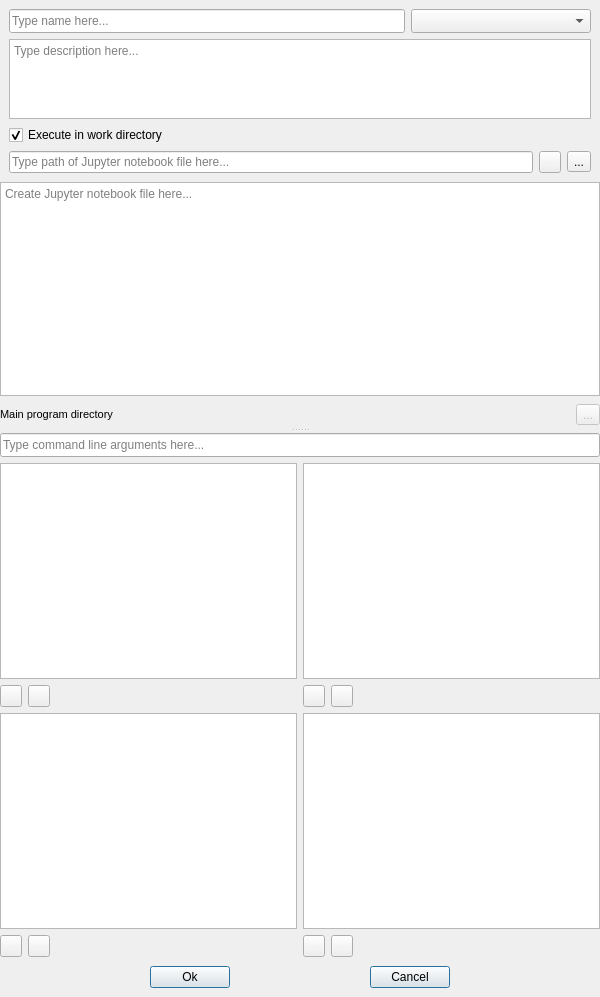
<?xml version="1.0" encoding="UTF-8"?>
<!--
######################################################################################################################
# Copyright (C) 2017-2021 Spine project consortium
# This file is part of Spine Items.
# Spine Items is free software: you can redistribute it and\/or modify it under the terms of the GNU Lesser General
# Public License as published by the Free Software Foundation, either version 3 of the License, or (at your option)
# any later version. This program is distributed in the hope that it will be useful, but WITHOUT ANY WARRANTY;
# without even the implied warranty of MERCHANTABILITY or FITNESS FOR A PARTICULAR PURPOSE. See the GNU Lesser General
# Public License for more details. You should have received a copy of the GNU Lesser General Public License along with
# this program. If not, see <http:\/\/www.gnu.org\/licenses\/>.
######################################################################################################################
-->
<ui version="4.0">
 <class>Form</class>
 <widget class="QWidget" name="Form">
  <property name="windowModality">
   <enum>Qt::ApplicationModal</enum>
  </property>
  <property name="geometry">
   <rect>
    <x>0</x>
    <y>0</y>
    <width>600</width>
    <height>997</height>
   </rect>
  </property>
  <property name="sizePolicy">
   <sizepolicy hsizetype="Minimum" vsizetype="Minimum">
    <horstretch>0</horstretch>
    <verstretch>0</verstretch>
   </sizepolicy>
  </property>
  <property name="windowTitle">
   <string>Notebook Specification editor</string>
  </property>
  <layout class="QVBoxLayout" name="verticalLayout_6">
   <property name="spacing">
    <number>0</number>
   </property>
   <property name="leftMargin">
    <number>0</number>
   </property>
   <property name="topMargin">
    <number>0</number>
   </property>
   <property name="rightMargin">
    <number>0</number>
   </property>
   <property name="bottomMargin">
    <number>0</number>
   </property>
   <item>
    <layout class="QVBoxLayout" name="verticalLayout_5">
     <property name="spacing">
      <number>0</number>
     </property>
     <property name="leftMargin">
      <number>0</number>
     </property>
     <property name="topMargin">
      <number>0</number>
     </property>
     <property name="rightMargin">
      <number>0</number>
     </property>
     <property name="bottomMargin">
      <number>0</number>
     </property>
     <item>
      <layout class="QVBoxLayout" name="verticalLayout_11">
       <property name="spacing">
        <number>6</number>
       </property>
       <property name="leftMargin">
        <number>9</number>
       </property>
       <property name="topMargin">
        <number>9</number>
       </property>
       <property name="rightMargin">
        <number>9</number>
       </property>
       <property name="bottomMargin">
        <number>9</number>
       </property>
       <item>
        <layout class="QHBoxLayout" name="horizontalLayout">
         <item>
          <widget class="QLineEdit" name="lineEdit_name">
           <property name="sizePolicy">
            <sizepolicy hsizetype="Expanding" vsizetype="Fixed">
             <horstretch>0</horstretch>
             <verstretch>0</verstretch>
            </sizepolicy>
           </property>
           <property name="minimumSize">
            <size>
             <width>220</width>
             <height>24</height>
            </size>
           </property>
           <property name="maximumSize">
            <size>
             <width>5000</width>
             <height>24</height>
            </size>
           </property>
           <property name="toolTip">
            <string>&lt;html&gt;&lt;head/&gt;&lt;body&gt;&lt;p&gt;Notebook specification name (required)&lt;/p&gt;&lt;/body&gt;&lt;/html&gt;</string>
           </property>
           <property name="placeholderText">
            <string>Type name here...</string>
           </property>
           <property name="clearButtonEnabled">
            <bool>true</bool>
           </property>
          </widget>
         </item>
         <item>
          <widget class="QComboBox" name="comboBox_notebook_type">
           <property name="sizePolicy">
            <sizepolicy hsizetype="Preferred" vsizetype="Fixed">
             <horstretch>0</horstretch>
             <verstretch>0</verstretch>
            </sizepolicy>
           </property>
           <property name="minimumSize">
            <size>
             <width>180</width>
             <height>24</height>
            </size>
           </property>
           <property name="maximumSize">
            <size>
             <width>16777215</width>
             <height>24</height>
            </size>
           </property>
           <property name="toolTip">
            <string>&lt;html&gt;&lt;head/&gt;&lt;body&gt;&lt;p&gt;Notebook specification type&lt;/p&gt;&lt;/body&gt;&lt;/html&gt;</string>
           </property>
           <property name="currentText">
            <string/>
           </property>
          </widget>
         </item>
        </layout>
       </item>
       <item>
        <widget class="QTextEdit" name="textEdit_description">
         <property name="maximumSize">
          <size>
           <width>16777215</width>
           <height>80</height>
          </size>
         </property>
         <property name="focusPolicy">
          <enum>Qt::StrongFocus</enum>
         </property>
         <property name="toolTip">
          <string>&lt;html&gt;&lt;head/&gt;&lt;body&gt;&lt;p&gt;Notebook specification description (optional)&lt;/p&gt;&lt;/body&gt;&lt;/html&gt;</string>
         </property>
         <property name="tabChangesFocus">
          <bool>true</bool>
         </property>
         <property name="placeholderText">
          <string>Type description here...</string>
         </property>
        </widget>
       </item>
       <item>
        <widget class="QCheckBox" name="checkBox_execute_in_work">
         <property name="toolTip">
          <string>&lt;html&gt;&lt;head/&gt;&lt;body&gt;&lt;p&gt;If checked, Notebook specification is executed in a work directory (default).&lt;/p&gt;&lt;p&gt;If unchecked, Notebook specification is executed in Jupyter notebook file directory.&lt;/p&gt;&lt;p&gt;It is recommended to uncheck this for &lt;span style=&quot; font-weight:600;&quot;&gt;Executable&lt;/span&gt; Notebook specifications.&lt;/p&gt;&lt;/body&gt;&lt;/html&gt;</string>
         </property>
         <property name="text">
          <string>Execute in work directory</string>
         </property>
         <property name="checked">
          <bool>true</bool>
         </property>
        </widget>
       </item>
       <item>
        <layout class="QHBoxLayout" name="horizontalLayout_6">
         <item>
          <widget class="CustomQLineEdit" name="lineEdit_Jupyter_notebook">
           <property name="toolTip">
            <string>&lt;html&gt;&lt;head/&gt;&lt;body&gt;&lt;p&gt;Jupyter notebook file that is used to launch the Notebook specification (required)&lt;/p&gt;&lt;/body&gt;&lt;/html&gt;</string>
           </property>
           <property name="placeholderText">
            <string>Type path of Jupyter notebook file here...</string>
           </property>
           <property name="clearButtonEnabled">
            <bool>true</bool>
           </property>
          </widget>
         </item>
         <item>
          <widget class="QToolButton" name="toolButton_new_jupyter_notebook">
           <property name="maximumSize">
            <size>
             <width>22</width>
             <height>22</height>
            </size>
           </property>
           <property name="toolTip">
            <string>&lt;html&gt;&lt;head/&gt;&lt;body&gt;&lt;p&gt;Create new Jupyter notebook file&lt;/p&gt;&lt;/body&gt;&lt;/html&gt;</string>
           </property>
           <property name="icon">
            <iconset resource="../../ui/resources/resources_icons.qrc">
             <normaloff>:/icons/file.svg</normaloff>:/icons/file.svg</iconset>
           </property>
           <property name="popupMode">
            <enum>QToolButton::InstantPopup</enum>
           </property>
          </widget>
         </item>
         <item>
          <widget class="QToolButton" name="toolButton_browse_jupyter_notebook">
           <property name="toolTip">
            <string>&lt;html&gt;&lt;head/&gt;&lt;body&gt;&lt;p&gt;Select existing Jupyter notebook file&lt;/p&gt;&lt;/body&gt;&lt;/html&gt;</string>
           </property>
           <property name="text">
            <string>...</string>
           </property>
           <property name="icon">
            <iconset resource="../../ui/resources/resources_icons.qrc">
             <normaloff>:/icons/folder-open-solid.svg</normaloff>:/icons/folder-open-solid.svg</iconset>
           </property>
          </widget>
         </item>
        </layout>
       </item>
      </layout>
     </item>
     <item>
      <widget class="QSplitter" name="splitter">
       <property name="orientation">
        <enum>Qt::Vertical</enum>
       </property>
       <property name="handleWidth">
        <number>6</number>
       </property>
       <widget class="QWidget" name="widget_main_program" native="true">
        <layout class="QVBoxLayout" name="verticalLayout_2">
         <item>
          <widget class="JupyterNotebookTextEdit" name="textEdit_jupyter_notebook">
           <property name="enabled">
            <bool>true</bool>
           </property>
           <property name="placeholderText">
            <string>Create Jupyter notebook file here...</string>
           </property>
          </widget>
         </item>
         <item>
          <layout class="QHBoxLayout" name="horizontalLayout_7">
           <property name="topMargin">
            <number>2</number>
           </property>
           <property name="bottomMargin">
            <number>2</number>
           </property>
           <item>
            <widget class="QLabel" name="label">
             <property name="maximumSize">
              <size>
               <width>16777215</width>
               <height>16777215</height>
              </size>
             </property>
             <property name="font">
              <font>
               <pointsize>8</pointsize>
              </font>
             </property>
             <property name="text">
              <string>Main program directory</string>
             </property>
            </widget>
           </item>
           <item>
            <widget class="QLabel" name="label_mainpath">
             <property name="sizePolicy">
              <sizepolicy hsizetype="Expanding" vsizetype="Preferred">
               <horstretch>0</horstretch>
               <verstretch>0</verstretch>
              </sizepolicy>
             </property>
             <property name="font">
              <font>
               <pointsize>8</pointsize>
               <weight>75</weight>
               <bold>true</bold>
              </font>
             </property>
             <property name="text">
              <string/>
             </property>
            </widget>
           </item>
           <item>
            <spacer name="horizontalSpacer_4">
             <property name="orientation">
              <enum>Qt::Horizontal</enum>
             </property>
             <property name="sizeHint" stdset="0">
              <size>
               <width>40</width>
               <height>20</height>
              </size>
             </property>
            </spacer>
           </item>
           <item>
            <widget class="QToolButton" name="toolButton_save_jupyter_notebook">
             <property name="enabled">
              <bool>false</bool>
             </property>
             <property name="toolTip">
              <string>&lt;html&gt;&lt;head/&gt;&lt;body&gt;&lt;p&gt;Save&lt;/p&gt;&lt;/body&gt;&lt;/html&gt;</string>
             </property>
             <property name="text">
              <string>...</string>
             </property>
             <property name="icon">
              <iconset resource="../../ui/resources/resources_icons.qrc">
               <normaloff>:/icons/save.svg</normaloff>:/icons/save.svg</iconset>
             </property>
            </widget>
           </item>
          </layout>
         </item>
        </layout>
       </widget>
       <widget class="QWidget" name="widget_2" native="true">
        <layout class="QGridLayout" name="gridLayout_3">
         <item row="1" column="0">
          <layout class="QVBoxLayout" name="verticalLayout_3">
           <property name="spacing">
            <number>6</number>
           </property>
           <item>
            <widget class="CustomTreeView" name="treeView_input_vars">
             <property name="maximumSize">
              <size>
               <width>16777215</width>
               <height>500</height>
              </size>
             </property>
             <property name="font">
              <font>
               <pointsize>10</pointsize>
              </font>
             </property>
             <property name="focusPolicy">
              <enum>Qt::StrongFocus</enum>
             </property>
             <property name="toolTip">
              <string>&lt;html&gt;&lt;head/&gt;&lt;body&gt;&lt;p&gt;&lt;span style=&quot; font-weight:600;&quot;&gt;Input&lt;/span&gt; variable(s) declared in notebook "parameters" tagged cell.&lt;/p&gt;&lt;p&gt;&lt;span style=&quot; font-weight:600;&quot;&gt;Tip&lt;/span&gt;: Double-click or press F2 to edit selected item.&lt;/p&gt;&lt;/body&gt;&lt;/html&gt;</string>
             </property>
             <property name="selectionMode">
              <enum>QAbstractItemView::ExtendedSelection</enum>
             </property>
             <property name="verticalScrollMode">
              <enum>QAbstractItemView::ScrollPerPixel</enum>
             </property>
             <property name="indentation">
              <number>5</number>
             </property>
            </widget>
           </item>
           <item>
            <layout class="QHBoxLayout" name="horizontalLayout_2">
             <item>
              <widget class="QToolButton" name="toolButton_plus_input_vars">
               <property name="sizePolicy">
                <sizepolicy hsizetype="Fixed" vsizetype="Fixed">
                 <horstretch>0</horstretch>
                 <verstretch>0</verstretch>
                </sizepolicy>
               </property>
               <property name="minimumSize">
                <size>
                 <width>22</width>
                 <height>22</height>
                </size>
               </property>
               <property name="maximumSize">
                <size>
                 <width>22</width>
                 <height>22</height>
                </size>
               </property>
               <property name="font">
                <font>
                 <pointsize>10</pointsize>
                 <weight>75</weight>
                 <bold>true</bold>
                </font>
               </property>
               <property name="toolTip">
                <string>&lt;html&gt;&lt;head/&gt;&lt;body&gt;&lt;p&gt;Add input variable.&lt;/p&gt;&lt;/body&gt;&lt;/html&gt;</string>
               </property>
               <property name="text">
                <string/>
               </property>
               <property name="icon">
                <iconset resource="../../ui/resources/resources_icons.qrc">
                 <normaloff>:/icons/file-link.svg</normaloff>:/icons/file-link.svg</iconset>
               </property>
              </widget>
             </item>
             <item>
              <widget class="QToolButton" name="toolButton_minus_input_vars">
               <property name="sizePolicy">
                <sizepolicy hsizetype="Fixed" vsizetype="Fixed">
                 <horstretch>0</horstretch>
                 <verstretch>0</verstretch>
                </sizepolicy>
               </property>
               <property name="minimumSize">
                <size>
                 <width>22</width>
                 <height>22</height>
                </size>
               </property>
               <property name="maximumSize">
                <size>
                 <width>22</width>
                 <height>22</height>
                </size>
               </property>
               <property name="font">
                <font>
                 <pointsize>10</pointsize>
                 <weight>75</weight>
                 <bold>true</bold>
                </font>
               </property>
               <property name="toolTip">
                <string>&lt;html&gt;&lt;head/&gt;&lt;body&gt;&lt;p&gt;Remove selected input variable(s)&lt;/p&gt;&lt;/body&gt;&lt;/html&gt;</string>
               </property>
               <property name="text">
                <string/>
               </property>
               <property name="icon">
                <iconset resource="../../ui/resources/resources_icons.qrc">
                 <normaloff>:/icons/trash-alt.svg</normaloff>:/icons/trash-alt.svg</iconset>
               </property>
              </widget>
             </item>
             <item>
              <spacer name="horizontalSpacer_9">
               <property name="orientation">
                <enum>Qt::Horizontal</enum>
               </property>
               <property name="sizeHint" stdset="0">
                <size>
                 <width>40</width>
                 <height>20</height>
                </size>
               </property>
              </spacer>
             </item>
            </layout>
           </item>
          </layout>
         </item>
         <item row="2" column="0">
          <layout class="QVBoxLayout" name="verticalLayout_15">
           <property name="spacing">
            <number>6</number>
           </property>
           <item>
            <widget class="CustomTreeView" name="treeView_output_vars">
             <property name="maximumSize">
              <size>
               <width>16777215</width>
               <height>500</height>
              </size>
             </property>
             <property name="font">
              <font>
               <pointsize>10</pointsize>
              </font>
             </property>
             <property name="focusPolicy">
              <enum>Qt::StrongFocus</enum>
             </property>
             <property name="toolTip">
              <string>&lt;html&gt;&lt;head/&gt;&lt;body&gt;&lt;p&gt;&lt;span style=&quot; font-weight:600;&quot;&gt;Output&lt;/span&gt; variable(s) declared in notebook "parameters" tagged cell.&lt;/p&gt;&lt;p&gt;&lt;span style=&quot; font-weight:600;&quot;&gt;Tip&lt;/span&gt;: Double-click or press F2 to edit selected item.&lt;/p&gt;&lt;/body&gt;&lt;/html&gt;</string>
             </property>
             <property name="selectionMode">
              <enum>QAbstractItemView::ExtendedSelection</enum>
             </property>
             <property name="verticalScrollMode">
              <enum>QAbstractItemView::ScrollPerPixel</enum>
             </property>
             <property name="indentation">
              <number>5</number>
             </property>
            </widget>
           </item>
           <item>
            <layout class="QHBoxLayout" name="horizontalLayout_5">
             <item>
              <widget class="QToolButton" name="toolButton_plus_output_vars">
               <property name="sizePolicy">
                <sizepolicy hsizetype="Fixed" vsizetype="Fixed">
                 <horstretch>0</horstretch>
                 <verstretch>0</verstretch>
                </sizepolicy>
               </property>
               <property name="minimumSize">
                <size>
                 <width>22</width>
                 <height>22</height>
                </size>
               </property>
               <property name="maximumSize">
                <size>
                 <width>22</width>
                 <height>22</height>
                </size>
               </property>
               <property name="font">
                <font>
                 <pointsize>10</pointsize>
                 <weight>75</weight>
                 <bold>true</bold>
                </font>
               </property>
               <property name="toolTip">
                <string>&lt;html&gt;&lt;head/&gt;&lt;body&gt;&lt;p&gt;Add output variable.&lt;/p&gt;&lt;/body&gt;&lt;/html&gt;</string>
               </property>
               <property name="text">
                <string/>
               </property>
               <property name="icon">
                <iconset resource="../../ui/resources/resources_icons.qrc">
                 <normaloff>:/icons/file-link.svg</normaloff>:/icons/file-link.svg</iconset>
               </property>
              </widget>
             </item>
             <item>
              <widget class="QToolButton" name="toolButton_minus_output_vars">
               <property name="sizePolicy">
                <sizepolicy hsizetype="Fixed" vsizetype="Fixed">
                 <horstretch>0</horstretch>
                 <verstretch>0</verstretch>
                </sizepolicy>
               </property>
               <property name="minimumSize">
                <size>
                 <width>22</width>
                 <height>22</height>
                </size>
               </property>
               <property name="maximumSize">
                <size>
                 <width>22</width>
                 <height>22</height>
                </size>
               </property>
               <property name="font">
                <font>
                 <pointsize>10</pointsize>
                 <weight>75</weight>
                 <bold>true</bold>
                </font>
               </property>
               <property name="toolTip">
                <string>&lt;html&gt;&lt;head/&gt;&lt;body&gt;&lt;p&gt;Remove selected variable(s)&lt;/p&gt;&lt;/body&gt;&lt;/html&gt;</string>
               </property>
               <property name="text">
                <string/>
               </property>
               <property name="icon">
                <iconset resource="../../ui/resources/resources_icons.qrc">
                 <normaloff>:/icons/trash-alt.svg</normaloff>:/icons/trash-alt.svg</iconset>
               </property>
              </widget>
             </item>
             <item>
              <spacer name="horizontalSpacer_10">
               <property name="orientation">
                <enum>Qt::Horizontal</enum>
               </property>
               <property name="sizeHint" stdset="0">
                <size>
                 <width>40</width>
                 <height>20</height>
                </size>
               </property>
              </spacer>
             </item>
            </layout>
           </item>
          </layout>
         </item>
         <item row="1" column="1">
          <layout class="QVBoxLayout" name="verticalLayout_4">
           <property name="spacing">
            <number>6</number>
           </property>
           <item>
            <widget class="CustomTreeView" name="treeView_input_files">
             <property name="sizePolicy">
              <sizepolicy hsizetype="Expanding" vsizetype="Preferred">
               <horstretch>0</horstretch>
               <verstretch>0</verstretch>
              </sizepolicy>
             </property>
             <property name="maximumSize">
              <size>
               <width>16777215</width>
               <height>500</height>
              </size>
             </property>
             <property name="font">
              <font>
               <pointsize>10</pointsize>
              </font>
             </property>
             <property name="focusPolicy">
              <enum>Qt::StrongFocus</enum>
             </property>
             <property name="toolTip">
              <string>&lt;html&gt;&lt;head/&gt;&lt;body&gt;&lt;p&gt;&lt;span style=&quot; font-weight:600;&quot;&gt;Required&lt;/span&gt; data files for the program.&lt;/p&gt;&lt;p&gt;&lt;span style=&quot; font-weight:600;&quot;&gt;Tip&lt;/span&gt;: Double-click or press F2 to edit selected item.&lt;/p&gt;&lt;/body&gt;&lt;/html&gt;</string>
             </property>
             <property name="lineWidth">
              <number>1</number>
             </property>
             <property name="selectionMode">
              <enum>QAbstractItemView::ExtendedSelection</enum>
             </property>
             <property name="verticalScrollMode">
              <enum>QAbstractItemView::ScrollPerPixel</enum>
             </property>
             <property name="indentation">
              <number>5</number>
             </property>
             <property name="uniformRowHeights">
              <bool>false</bool>
             </property>
            </widget>
           </item>
           <item>
            <layout class="QHBoxLayout" name="horizontalLayout_4">
             <item>
              <widget class="QToolButton" name="toolButton_plus_input_files">
               <property name="sizePolicy">
                <sizepolicy hsizetype="Fixed" vsizetype="Fixed">
                 <horstretch>0</horstretch>
                 <verstretch>0</verstretch>
                </sizepolicy>
               </property>
               <property name="minimumSize">
                <size>
                 <width>22</width>
                 <height>22</height>
                </size>
               </property>
               <property name="maximumSize">
                <size>
                 <width>22</width>
                 <height>22</height>
                </size>
               </property>
               <property name="font">
                <font>
                 <pointsize>10</pointsize>
                 <weight>75</weight>
                 <bold>true</bold>
                </font>
               </property>
               <property name="toolTip">
                <string>&lt;html&gt;&lt;head/&gt;&lt;body&gt;&lt;p&gt;Add input filenames and/or directories required by the program. Examples:&lt;/p&gt;&lt;p&gt;'data.csv'&lt;/p&gt;&lt;p&gt;'input/data.csv'&lt;/p&gt;&lt;p&gt;'input/'&lt;/p&gt;&lt;p&gt;'output/'&lt;/p&gt;&lt;p&gt;&lt;br/&gt;&lt;/p&gt;&lt;/body&gt;&lt;/html&gt;</string>
               </property>
               <property name="text">
                <string/>
               </property>
               <property name="icon">
                <iconset resource="../../ui/resources/resources_icons.qrc">
                 <normaloff>:/icons/file-link.svg</normaloff>:/icons/file-link.svg</iconset>
               </property>
              </widget>
             </item>
             <item>
              <widget class="QToolButton" name="toolButton_minus_input_files">
               <property name="sizePolicy">
                <sizepolicy hsizetype="Fixed" vsizetype="Fixed">
                 <horstretch>0</horstretch>
                 <verstretch>0</verstretch>
                </sizepolicy>
               </property>
               <property name="minimumSize">
                <size>
                 <width>22</width>
                 <height>22</height>
                </size>
               </property>
               <property name="maximumSize">
                <size>
                 <width>22</width>
                 <height>22</height>
                </size>
               </property>
               <property name="font">
                <font>
                 <pointsize>10</pointsize>
                 <weight>75</weight>
                 <bold>true</bold>
                </font>
               </property>
               <property name="toolTip">
                <string>&lt;html&gt;&lt;head/&gt;&lt;body&gt;&lt;p&gt;Remove selected item(s)&lt;/p&gt;&lt;/body&gt;&lt;/html&gt;</string>
               </property>
               <property name="text">
                <string/>
               </property>
               <property name="icon">
                <iconset resource="../../ui/resources/resources_icons.qrc">
                 <normaloff>:/icons/trash-alt.svg</normaloff>:/icons/trash-alt.svg</iconset>
               </property>
              </widget>
             </item>
             <item>
              <spacer name="horizontalSpacer_8">
               <property name="orientation">
                <enum>Qt::Horizontal</enum>
               </property>
               <property name="sizeHint" stdset="0">
                <size>
                 <width>40</width>
                 <height>20</height>
                </size>
               </property>
              </spacer>
             </item>
            </layout>
           </item>
          </layout>
         </item>
         <item row="2" column="1">
          <layout class="QVBoxLayout" name="verticalLayout_16">
           <property name="spacing">
            <number>6</number>
           </property>
           <item>
            <widget class="CustomTreeView" name="treeView_output_files">
             <property name="maximumSize">
              <size>
               <width>16777215</width>
               <height>500</height>
              </size>
             </property>
             <property name="font">
              <font>
               <pointsize>10</pointsize>
              </font>
             </property>
             <property name="focusPolicy">
              <enum>Qt::WheelFocus</enum>
             </property>
             <property name="toolTip">
              <string>&lt;html&gt;&lt;head/&gt;&lt;body&gt;&lt;p&gt;Output files that may be used by other project items downstream. These files will be archived into a results directory after execution.&lt;/p&gt;&lt;p&gt;&lt;span style=&quot; font-weight:600;&quot;&gt;Tip&lt;/span&gt;: Double-click or press F2 to edit selected item.&lt;/p&gt;&lt;/body&gt;&lt;/html&gt;</string>
             </property>
             <property name="selectionMode">
              <enum>QAbstractItemView::ExtendedSelection</enum>
             </property>
             <property name="verticalScrollMode">
              <enum>QAbstractItemView::ScrollPerPixel</enum>
             </property>
             <property name="indentation">
              <number>5</number>
             </property>
            </widget>
           </item>
           <item>
            <layout class="QHBoxLayout" name="horizontalLayout_3">
             <item>
              <widget class="QToolButton" name="toolButton_plus_output_files">
               <property name="sizePolicy">
                <sizepolicy hsizetype="Fixed" vsizetype="Fixed">
                 <horstretch>0</horstretch>
                 <verstretch>0</verstretch>
                </sizepolicy>
               </property>
               <property name="minimumSize">
                <size>
                 <width>22</width>
                 <height>22</height>
                </size>
               </property>
               <property name="maximumSize">
                <size>
                 <width>22</width>
                 <height>22</height>
                </size>
               </property>
               <property name="font">
                <font>
                 <pointsize>10</pointsize>
                 <weight>75</weight>
                 <bold>true</bold>
                </font>
               </property>
               <property name="toolTip">
                <string>&lt;html&gt;&lt;head/&gt;&lt;body&gt;&lt;p&gt;Add output filenames produced by your program that are saved to results after execution.&lt;/p&gt;&lt;/body&gt;&lt;/html&gt;</string>
               </property>
               <property name="text">
                <string/>
               </property>
               <property name="icon">
                <iconset resource="../../ui/resources/resources_icons.qrc">
                 <normaloff>:/icons/file-link.svg</normaloff>:/icons/file-link.svg</iconset>
               </property>
              </widget>
             </item>
             <item>
              <widget class="QToolButton" name="toolButton_minus_output_files">
               <property name="sizePolicy">
                <sizepolicy hsizetype="Fixed" vsizetype="Fixed">
                 <horstretch>0</horstretch>
                 <verstretch>0</verstretch>
                </sizepolicy>
               </property>
               <property name="minimumSize">
                <size>
                 <width>22</width>
                 <height>22</height>
                </size>
               </property>
               <property name="maximumSize">
                <size>
                 <width>22</width>
                 <height>22</height>
                </size>
               </property>
               <property name="font">
                <font>
                 <pointsize>10</pointsize>
                 <weight>75</weight>
                 <bold>true</bold>
                </font>
               </property>
               <property name="toolTip">
                <string>&lt;html&gt;&lt;head/&gt;&lt;body&gt;&lt;p&gt;Remove selected item(s)&lt;/p&gt;&lt;/body&gt;&lt;/html&gt;</string>
               </property>
               <property name="text">
                <string/>
               </property>
               <property name="icon">
                <iconset resource="../../ui/resources/resources_icons.qrc">
                 <normaloff>:/icons/trash-alt.svg</normaloff>:/icons/trash-alt.svg</iconset>
               </property>
              </widget>
             </item>
             <item>
              <spacer name="horizontalSpacer_13">
               <property name="orientation">
                <enum>Qt::Horizontal</enum>
               </property>
               <property name="sizeHint" stdset="0">
                <size>
                 <width>40</width>
                 <height>20</height>
                </size>
               </property>
              </spacer>
             </item>
            </layout>
           </item>
          </layout>
         </item>
         <item row="0" column="0" colspan="2">
          <widget class="QLineEdit" name="lineEdit_args">
           <property name="sizePolicy">
            <sizepolicy hsizetype="Expanding" vsizetype="Fixed">
             <horstretch>0</horstretch>
             <verstretch>0</verstretch>
            </sizepolicy>
           </property>
           <property name="minimumSize">
            <size>
             <width>220</width>
             <height>24</height>
            </size>
           </property>
           <property name="maximumSize">
            <size>
             <width>5000</width>
             <height>24</height>
            </size>
           </property>
           <property name="toolTip">
            <string>&lt;html&gt;&lt;head/&gt;&lt;body&gt;&lt;p&gt;Command line arguments (space-delimited) for the main program (optional). Use '@@' tags to refer to input files or URLs, see the User Guide for details.&lt;/p&gt;&lt;/body&gt;&lt;/html&gt;</string>
           </property>
           <property name="placeholderText">
            <string>Type command line arguments here...</string>
           </property>
           <property name="clearButtonEnabled">
            <bool>true</bool>
           </property>
          </widget>
         </item>
        </layout>
       </widget>
      </widget>
     </item>
     <item>
      <layout class="QHBoxLayout" name="horizontalLayout_8">
       <property name="leftMargin">
        <number>9</number>
       </property>
       <property name="topMargin">
        <number>9</number>
       </property>
       <property name="rightMargin">
        <number>9</number>
       </property>
       <property name="bottomMargin">
        <number>9</number>
       </property>
       <item>
        <spacer name="horizontalSpacer_2">
         <property name="orientation">
          <enum>Qt::Horizontal</enum>
         </property>
         <property name="sizeHint" stdset="0">
          <size>
           <width>40</width>
           <height>20</height>
          </size>
         </property>
        </spacer>
       </item>
       <item>
        <widget class="QPushButton" name="pushButton_ok">
         <property name="text">
          <string>Ok</string>
         </property>
         <property name="default">
          <bool>true</bool>
         </property>
        </widget>
       </item>
       <item>
        <spacer name="horizontalSpacer">
         <property name="orientation">
          <enum>Qt::Horizontal</enum>
         </property>
         <property name="sizeHint" stdset="0">
          <size>
           <width>40</width>
           <height>20</height>
          </size>
         </property>
        </spacer>
       </item>
       <item>
        <widget class="QPushButton" name="pushButton_cancel">
         <property name="text">
          <string>Cancel</string>
         </property>
         <property name="default">
          <bool>true</bool>
         </property>
        </widget>
       </item>
       <item>
        <spacer name="horizontalSpacer_3">
         <property name="orientation">
          <enum>Qt::Horizontal</enum>
         </property>
         <property name="sizeHint" stdset="0">
          <size>
           <width>40</width>
           <height>20</height>
          </size>
         </property>
        </spacer>
       </item>
      </layout>
     </item>
    </layout>
   </item>
   <item>
    <layout class="QHBoxLayout" name="horizontalLayout_statusbar_placeholder">
     <item>
      <widget class="QWidget" name="widget_invisible_dummy" native="true"/>
     </item>
    </layout>
   </item>
  </layout>
 </widget>
 <customwidgets>
  <customwidget>
   <class>CustomQLineEdit</class>
   <extends>QLineEdit</extends>
   <header>spinetoolbox/widgets/custom_qlineedits.h</header>
  </customwidget>
  <customwidget>
   <class>CustomTreeView</class>
   <extends>QTreeView</extends>
   <header>spinetoolbox/widgets/custom_qtreeview.h</header>
  </customwidget>
  <customwidget>
   <class>SourcesTreeView</class>
   <extends>QTreeView</extends>
   <header>spinetoolbox/widgets/custom_qtreeview.h</header>
  </customwidget>
  <customwidget>
   <class>JupyterNotebookTextEdit</class>
   <extends>QTextEdit</extends>
   <header>spine_items/notebook_executor/widgets/jupyter_notebook_text_edit.h</header>
  </customwidget>
 </customwidgets>
 <tabstops>
  <tabstop>pushButton_ok</tabstop>
  <tabstop>pushButton_cancel</tabstop>
 </tabstops>
 <resources>
  <include location="../../ui/resources/resources_icons.qrc"/>
 </resources>
 <connections/>
</ui>
